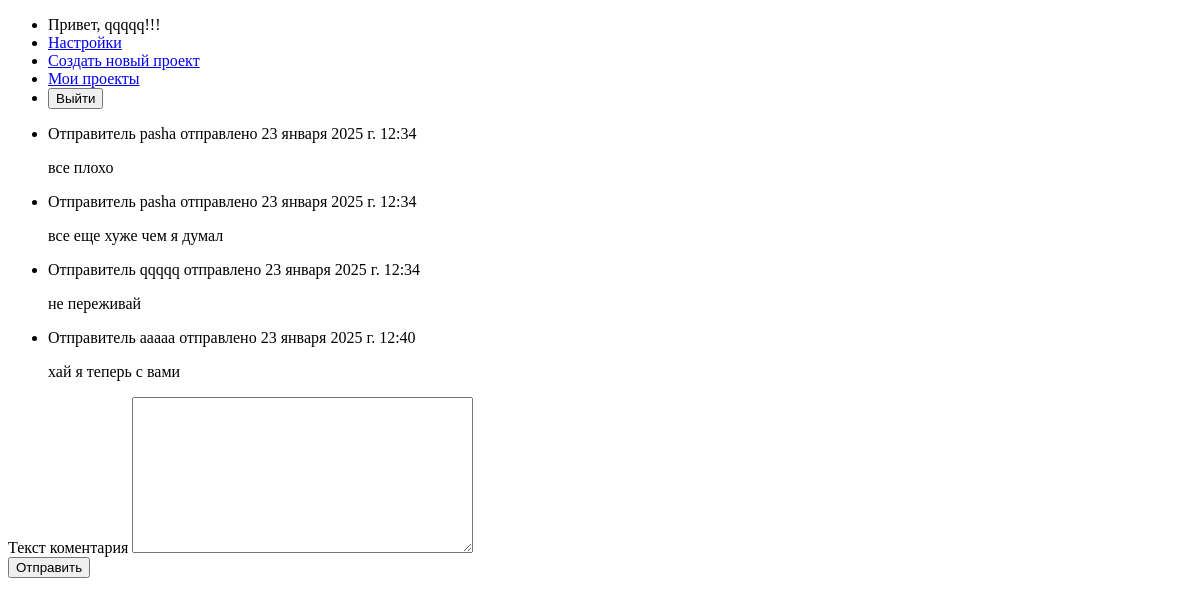
Before: /Comment/rfyrt56/ (signed in) with the older database file.
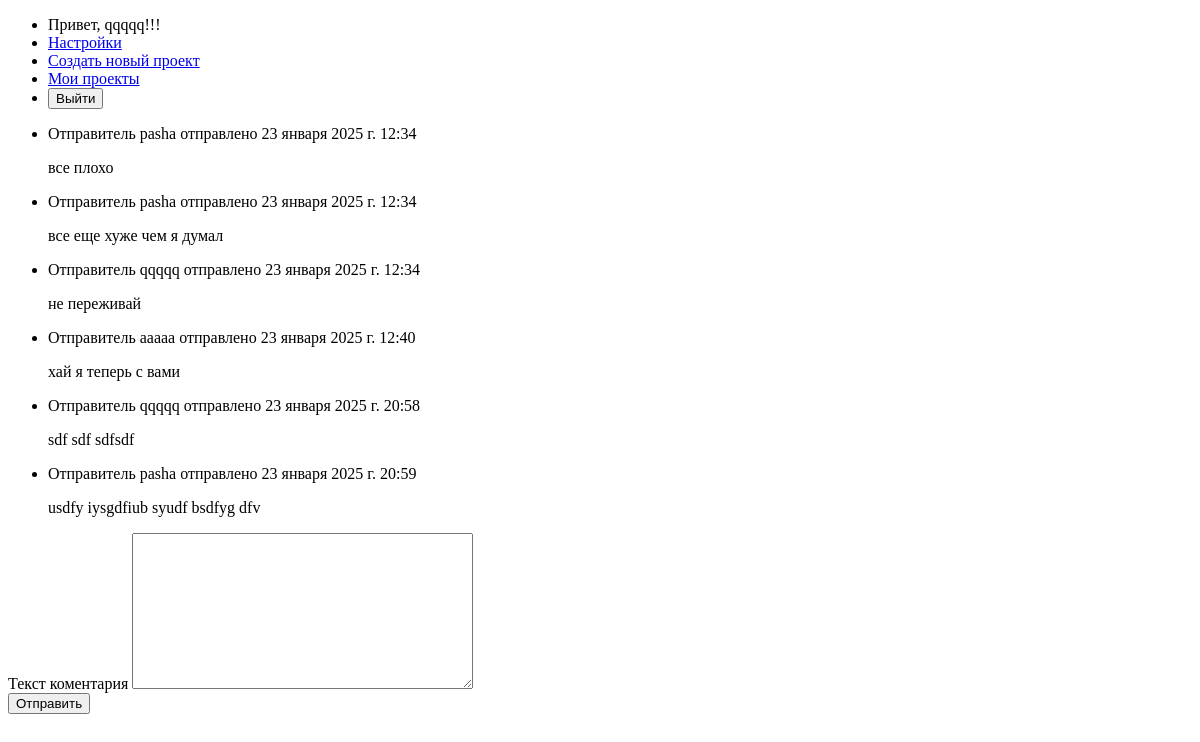
After: the same page with the newer database file.
### TM/models.py (models this page shows, shortened)
class TaskComment(models.Model):
    project = models.ForeignKey(Project, on_delete = models.CASCADE, related_name = 'comments', verbose_name = 'Проект') #??????
    author_comment = models.ForeignKey(User, on_delete=models.CASCADE, verbose_name = 'Автор комментария')
    comment_text = models.TextField(verbose_name = 'Текст коментария')
    date_creation = models.DateTimeField(auto_now_add = True, verbose_name = 'Дата создания')
    class Meta:
        verbose_name = 'Комментарий к задаче'
        verbose_name_plural = 'Комментарии к задаче'

### TM/views.py (the view)
# urls.py: path('Comment/<str:project_name>/', views.comment_project, name = 'comment'),
def comment_project(request, project_name):
    project = get_object_or_404(Project, name = project_name)
    comments = TaskComment.objects.filter(project = project)
    if request.method == 'POST':
        form = Comment_form(request.POST)
        if form.is_valid():
            comment = form.save(commit=False)
            if request.user.is_authenticated:
                comment.project = project
                comment.author_comment = request.user
                comment.save()
            return redirect(reverse('comment', kwargs={'project_name': project.name}))
    else:
        form = Comment_form()
    return render(request, 'TM/comment.html', {'form': form, 'comments': comments})

### TM/forms.py
class Comment_form(forms.ModelForm):
    class Meta:
        model = TaskComment
        fields = ['comment_text']

### templates/TM/comment.html (shortened to what this page needs)
{% extends 'TM/base.html' %}
{% block content %}
    {% if comments %}
        {% for comment in comments %}
            <div>
                <ul>
                    <li><p>Отправитель {{ comment.author_comment }} отправлено {{ comment.date_creation }}</p></li>
                    <p> {{ comment.comment_text }}</p>
                </ul>
            </div>
        {% endfor %}
    {% else %}
    <p>Пока у этого проекта нет обсуждений</p>
    {% endif %}
    <form method = 'post'>
        <div>
            <div>
                <label for = '{{ form.name.id_for_label }}'>{{ form.comment_text.label }}</label>
                {{ form.comment_text }}
            </div>
            <button type = 'submit'>Отправить</button>
        </div>
    </form>
{% endblock %}

### templates/TM/base.html (shortened to what this page needs)
<!DOCTYPE html>
<html lang="ru">
<head>
</head>
<body>
    {% if request.user.is_authenticated %}
        <nav>
            <div>
                <ul>
                    <li>
                        <span>Привет, {{ request.user.username }}!!!</span>
                    </li>
                    <li>
                        <a href = "{% url 'settings' %}">Настройки</a>
                    </li>
                    {% if request.user.is_staff %}
                        <li>
                            <a href = "{% url 'new_project' %}">Создать новый проект</a>
                        </li>
                        <li>
                            <a href = "{% url 'my_project' %}">Мои проекты</a>
                        </li>
                    {% endif %}
                    <li>
                        <form method="post" action="{% url 'logout' %}">
                            <button type="submit" >Выйти</button>
                        </form>
                    </li>
                </ul>
            </div>
        </nav>
        <div>
            {% block content %}
            {% endblock %}
        </div>
    {% else %}
        <p>Что бы зайти на эту страницу вам нужно ввойти в свой профиль</p>
        <a href="{% url 'login' %}">Вход в профиль</a>
    {% endif %}
</body>
</html>

Changed rows visible on the page:
added TaskComment: author_comment "qqqqq", date_creation "23 января 2025 г. 20:58", comment_text "sdf sdf sdfsdf"
added TaskComment: author_comment "pasha", date_creation "23 января 2025 г. 20:59", comment_text "usdfy iysgdfiub syudf bsdfyg dfv"
